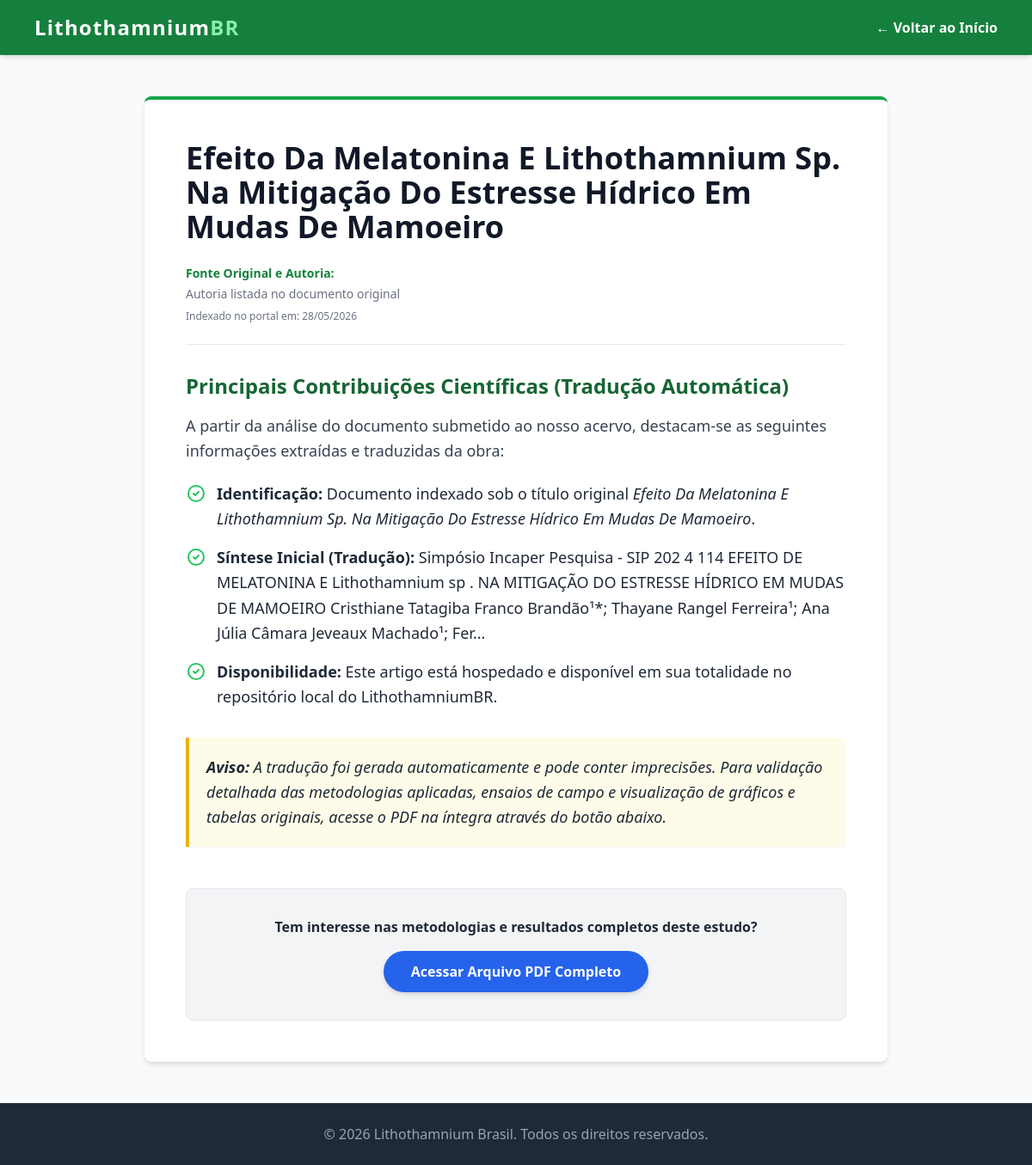
The page /artigo/4 on the database as committed earlier.
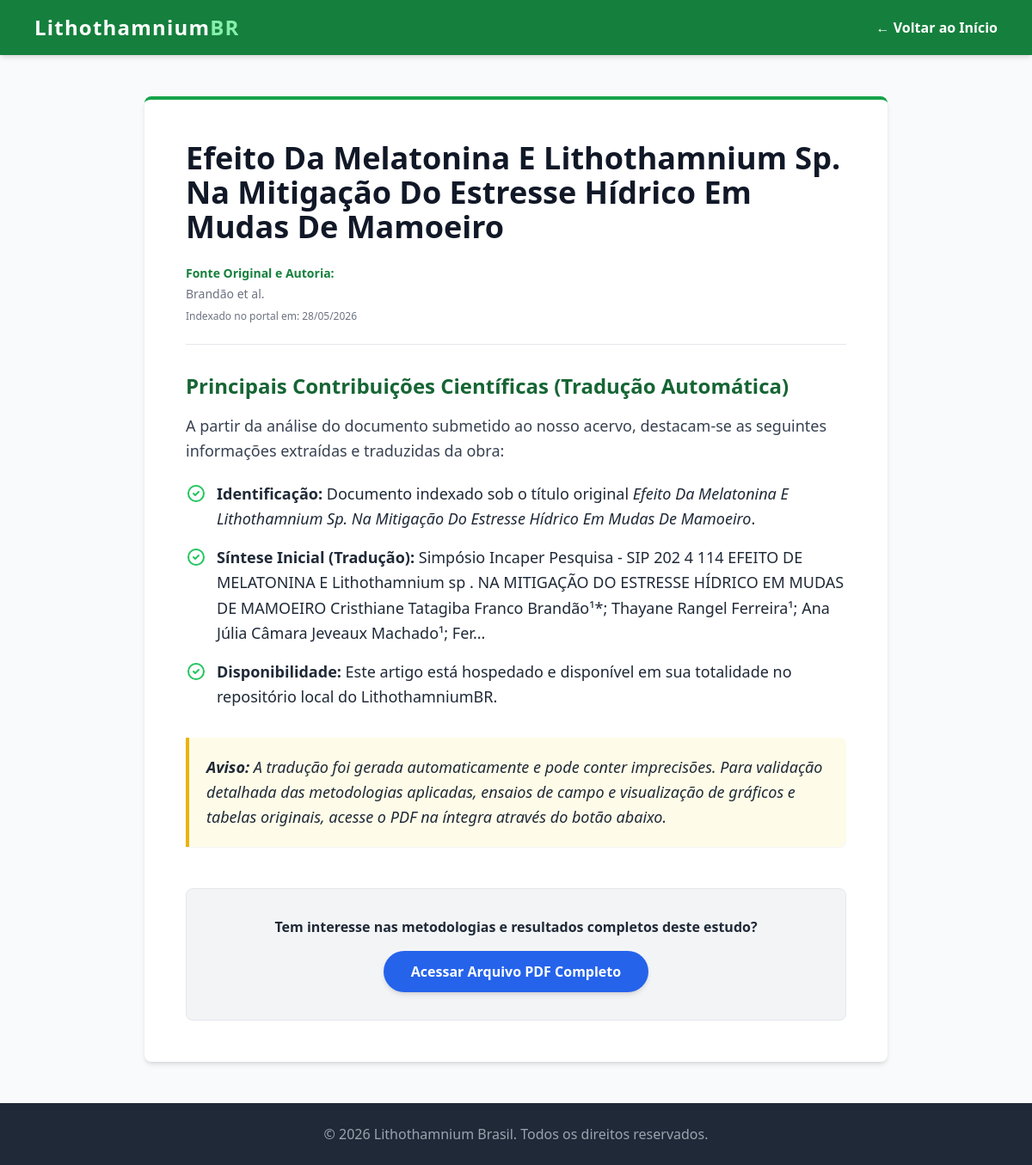
The same page on the database as committed later.
### tables this page shows
CREATE TABLE pesquisas (
            id INTEGER PRIMARY KEY AUTOINCREMENT,
            titulo TEXT,
            autores TEXT,
            resumo TEXT,
            conteudo TEXT,
            link_original TEXT UNIQUE,
            data_coleta TEXT,
            imagem TEXT
        );

### app.py (the view)
@app.route('/artigo/<int:id>')
def artigo(id):
    conn = conectar_banco()
    cursor = conn.cursor()
    cursor.execute('SELECT * FROM pesquisas WHERE id = ?', (id,))
    pesquisa = cursor.fetchone()
    conn.close()
    if pesquisa is None:
        return "Artigo não encontrado", 404
    return render_template('artigo.html', pesquisa=pesquisa)

### app.py (called while the page is built)
def conectar_banco():
    diretorio_atual = os.path.dirname(os.path.abspath(__file__))
    caminho_banco = os.path.join(diretorio_atual, 'pesquisas.db')
    caminho_uri = Path(caminho_banco).as_uri()
    conn = sqlite3.connect(f"{caminho_uri}?mode=ro", uri=True)
    conn.row_factory = sqlite3.Row
    return conn

### templates/artigo.html (shortened to what this page needs)
<!DOCTYPE html>
<html lang="pt-BR">
<head>
    <script src="https://cdn.tailwindcss.com"></script>
</head>
<body class="bg-gray-50 text-gray-800 font-sans min-h-screen flex flex-col">
    <nav class="bg-green-700 text-white shadow-md">
        <div class="max-w-6xl mx-auto px-4 py-4 flex justify-between items-center">
            <a href="/" class="text-2xl font-bold tracking-wider hover:text-green-300 transition">Lithothamnium<span class="text-green-300">BR</span></a>
            <a href="/" class="font-semibold hover:text-green-300 transition">&larr; Voltar ao Início</a>
        </div>
    </nav>
    <main class="flex-grow w-full max-w-4xl mx-auto px-4 py-12">
        <article class="bg-white p-8 md:p-12 rounded-lg shadow-md border-t-4 border-green-600">
            <h1 class="text-3xl md:text-4xl font-extrabold text-gray-900 mb-6 leading-tight">{{ pesquisa.titulo }}</h1>
            <div class="text-sm text-gray-500 mb-8 border-b border-gray-200 pb-6">
                <p class="font-semibold mb-1 text-green-700">Fonte Original e Autoria:</p>
                <p>{{ pesquisa.autores }}</p>
                <p class="mt-2 text-xs">Indexado no portal em: {{ pesquisa.data_coleta }}</p>
            </div>
            <div class="prose max-w-none text-gray-700 text-lg leading-relaxed mb-10">
                {{ pesquisa.conteudo | safe }}
            </div>
            <div class="bg-gray-100 p-8 rounded-lg text-center border border-gray-200 mt-12">
                <p class="text-gray-800 mb-4 font-semibold">Tem interesse nas metodologias e resultados completos deste estudo?</p>
                <a href="{{ pesquisa.link_original }}" target="_blank" rel="noopener noreferrer" class="inline-block bg-blue-600 hover:bg-blue-700 text-white font-bold py-3 px-8 rounded-full transition shadow-md">
                    Acessar Arquivo PDF Completo
                </a>
            </div>
        </article>
    </main>
    <footer class="bg-gray-800 text-gray-400 py-6 text-center mt-auto">
        <p>&copy; 2026 Lithothamnium Brasil. Todos os direitos reservados.</p>
    </footer>
</body>
</html>

Rows that differ between the two databases and show on the page:
changed pesquisas: autores "Autoria listada no documento original" → "Brandão et al."
